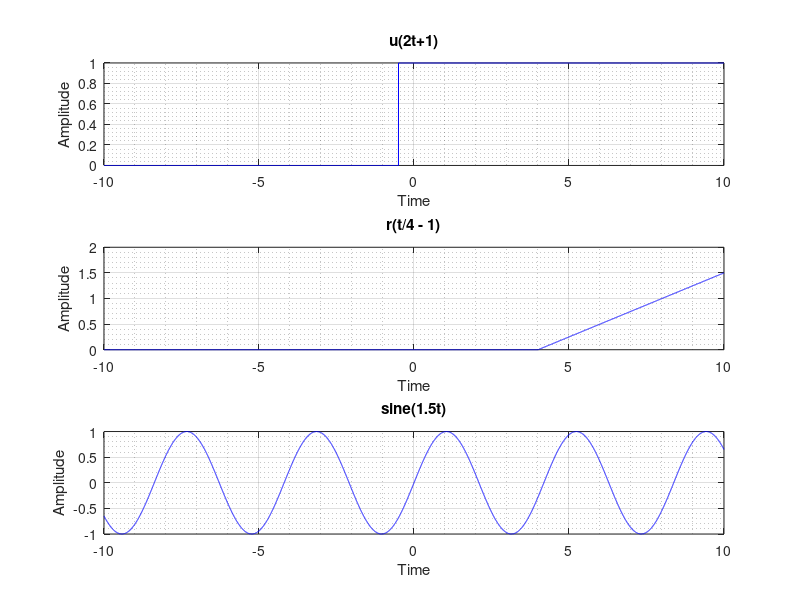

MATLAB code for this plot:
% Program to generate signal of
%   u(2t+1) : unit step 1 sec left shift, [ 2x ] downSampled,compressesd,speedUp
%   r(t/4 - 1) : unit ramp 1 sec right shift, [ 0.25x ] upSampled,spreaded,slowedDown
%   sine(1.5t) : sine function compressed [1.5x]
clc, clear all;

t = -10:0.001:10;
ts = -10:10;

% Unit fn.
u = zeros(size(t));
u (t>=-1/2) = 1;

% Ramp fn.
r = (t/4)-1;
r ((t/4)-1<0) = 0;

% Sine fn.
s = sin(1.5*t);

figure('Name','Scaling','NumberTitle','off','Color','w')
subplot(3,1,1)
plot(t,u,'b'), grid on, grid minor
title('u(2t+1)')
xlabel('Time')
ylabel('Amplitude')

subplot(3,1,2)
plot(t,r,'b'), grid on, grid minor
title('r(t/4 - 1)')
xlabel('Time')
ylabel('Amplitude')

subplot(3,1,3)
plot(t,s,'b'), grid on, grid minor
title('sine(1.5t)')
xlabel('Time')
ylabel('Amplitude')

print('-clipboard','-dbitmap')